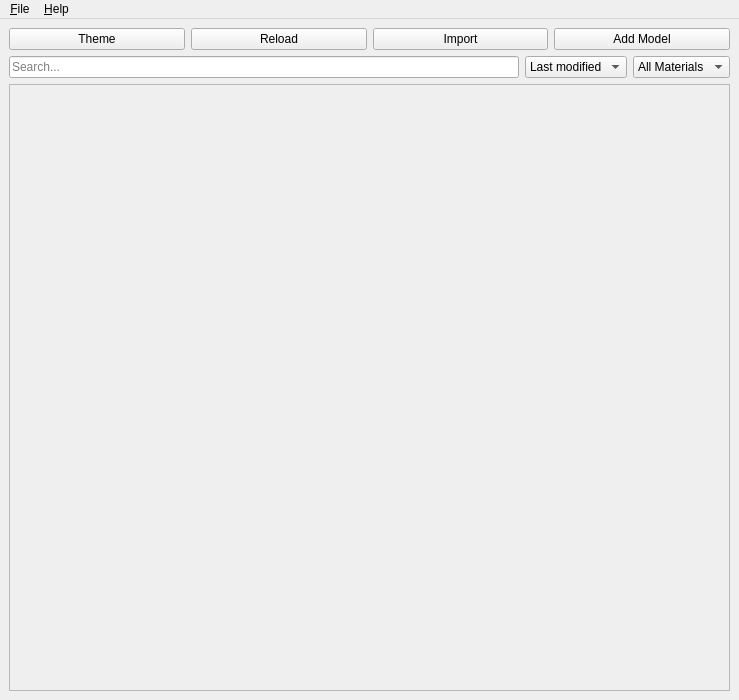
<?xml version="1.0" encoding="UTF-8"?>
<ui version="4.0">
 <class>MainWindow</class>
 <widget class="QMainWindow" name="MainWindow">
  <property name="geometry">
   <rect>
    <x>0</x>
    <y>0</y>
    <width>739</width>
    <height>700</height>
   </rect>
  </property>
  <widget class="QWidget" name="centralwidget">
   <layout class="QVBoxLayout" name="verticalLayout">
    <item>
     <layout class="QHBoxLayout" name="topBar1Layout">
      <item>
       <widget class="QPushButton" name="btnThemeToggle">
        <property name="text">
         <string>Theme</string>
        </property>
       </widget>
      </item>
      <item>
       <widget class="QPushButton" name="btnReload">
        <property name="text">
         <string>Reload</string>
        </property>
       </widget>
      </item>
      <item>
       <widget class="QPushButton" name="btnImport">
        <property name="text">
         <string>Import</string>
        </property>
       </widget>
      </item>
      <item>
       <widget class="QPushButton" name="btnAddModel">
        <property name="text">
         <string>Add Model</string>
        </property>
       </widget>
      </item>
     </layout>
    </item>
    <item>
     <layout class="QHBoxLayout" name="topBar2Layout">
      <item>
       <widget class="QLineEdit" name="searchBox">
        <property name="placeholderText">
         <string>Search...</string>
        </property>
       </widget>
      </item>
      <item>
       <widget class="QComboBox" name="sortDropdown">
        <item>
         <property name="text">
          <string>Last modified</string>
         </property>
        </item>
        <item>
         <property name="text">
          <string>Last created</string>
         </property>
        </item>
        <item>
         <property name="text">
          <string>Name A-Z</string>
         </property>
        </item>
        <item>
         <property name="text">
          <string>Name Z-A</string>
         </property>
        </item>
        <item>
         <property name="text">
          <string>Print Time</string>
         </property>
        </item>
       </widget>
      </item>
      <item>
       <widget class="QComboBox" name="filterDropdown">
        <item>
         <property name="text">
          <string>All Materials</string>
         </property>
        </item>
       </widget>
      </item>
     </layout>
    </item>
    <item>
     <widget class="QScrollArea" name="scrollArea">
      <property name="widgetResizable">
       <bool>true</bool>
      </property>
      <widget class="QWidget" name="scrollAreaWidgetContents">
       <property name="geometry">
        <rect>
         <x>0</x>
         <y>0</y>
         <width>719</width>
         <height>616</height>
        </rect>
       </property>
       <layout class="QGridLayout" name="galleryLayout"/>
      </widget>
     </widget>
    </item>
   </layout>
  </widget>
        <widget class="QMenuBar" name="menubar">
         <property name="geometry">
            <rect>
             <x>0</x>
             <y>0</y>
             <width>739</width>
             <height>22</height>
            </rect>
         </property>
         <property name="nativeMenuBar">
            <bool>false</bool>
         </property>
         <widget class="QMenu" name="menuFile">
            <property name="title">
             <string>&amp;File</string>
            </property>
            <addaction name="actionSettings"/>
            <addaction name="actionExit"/>
         </widget>
         <widget class="QMenu" name="menuHelp">
            <property name="title">
             <string>&amp;Help</string>
            </property>
            <addaction name="actionHelpContents"/>
            <addaction name="actionAbout"/>
         </widget>
         <addaction name="menuFile"/>
         <addaction name="menuHelp"/>
        </widget>
        <action name="actionAbout">
         <property name="text">
            <string>About zPrint</string>
         </property>
         <property name="menuRole">
            <enum>QAction::AboutRole</enum>
         </property>
        </action>
        <action name="actionExit">
         <property name="text">
            <string>Exit</string>
         </property>
         <property name="shortcut">
            <string>Ctrl+Q</string>
         </property>
         <property name="menuRole">
            <enum>QAction::QuitRole</enum>
         </property>
        </action>
   <action name="actionSettings">
    <property name="text">
     <string>Storage Settings…</string>
    </property>
         <property name="shortcut">
          <string>Ctrl+Shift+S</string>
         </property>
         <property name="menuRole">
          <enum>QAction::PreferencesRole</enum>
         </property>
        </action>
        <action name="actionHelpContents">
         <property name="text">
          <string>View Instructions</string>
         </property>
         <property name="menuRole">
          <enum>QAction::NoRole</enum>
         </property>
        </action>
 </widget>
 <resources/>
 <connections/>
</ui>
